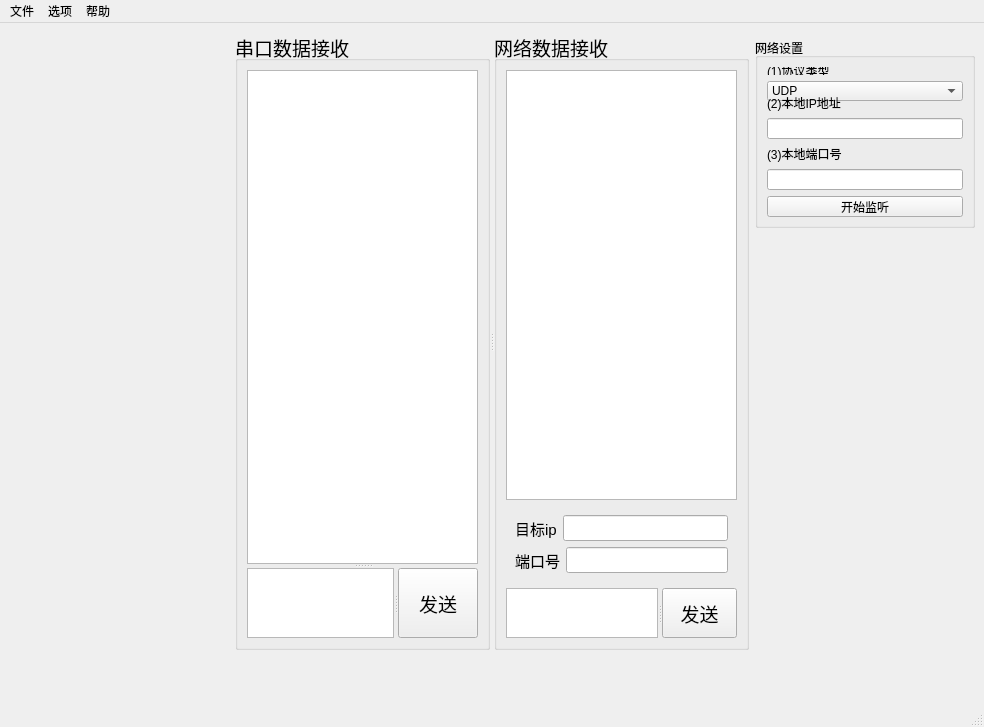
<?xml version="1.0" encoding="UTF-8"?>
<ui version="4.0">
 <class>MainWindow</class>
 <widget class="QMainWindow" name="MainWindow">
  <property name="geometry">
   <rect>
    <x>0</x>
    <y>0</y>
    <width>984</width>
    <height>722</height>
   </rect>
  </property>
  <property name="windowTitle">
   <string>串口调试助手</string>
  </property>
  <property name="windowIcon">
   <iconset resource="pic.qrc">
    <normaloff>:/png/dianaso.jpg</normaloff>:/png/dianaso.jpg</iconset>
  </property>
  <property name="styleSheet">
   <string notr="true">QMainWindow{
	


}</string>
  </property>
  <widget class="QWidget" name="centralwidget">
   <layout class="QVBoxLayout" name="verticalLayout_10">
    <item>
     <layout class="QHBoxLayout" name="horizontalLayout_3">
      <item>
       <layout class="QVBoxLayout" name="verticalLayout">
        <item>
         <widget class="portSettingForm" name="portSettingWidget" native="true">
          <property name="sizePolicy">
           <sizepolicy hsizetype="Fixed" vsizetype="Preferred">
            <horstretch>0</horstretch>
            <verstretch>0</verstretch>
           </sizepolicy>
          </property>
          <property name="minimumSize">
           <size>
            <width>220</width>
            <height>180</height>
           </size>
          </property>
          <property name="maximumSize">
           <size>
            <width>220</width>
            <height>200</height>
           </size>
          </property>
         </widget>
        </item>
        <item>
         <widget class="recevierSettingForm" name="reciverSettingWidgetLeft" native="true">
          <property name="sizePolicy">
           <sizepolicy hsizetype="Fixed" vsizetype="Preferred">
            <horstretch>0</horstretch>
            <verstretch>0</verstretch>
           </sizepolicy>
          </property>
          <property name="minimumSize">
           <size>
            <width>220</width>
            <height>180</height>
           </size>
          </property>
          <property name="maximumSize">
           <size>
            <width>220</width>
            <height>200</height>
           </size>
          </property>
         </widget>
        </item>
        <item>
         <widget class="senderSettingForm" name="senderSettingWidgetLeft" native="true">
          <property name="sizePolicy">
           <sizepolicy hsizetype="Fixed" vsizetype="Preferred">
            <horstretch>0</horstretch>
            <verstretch>0</verstretch>
           </sizepolicy>
          </property>
          <property name="minimumSize">
           <size>
            <width>220</width>
            <height>200</height>
           </size>
          </property>
          <property name="maximumSize">
           <size>
            <width>220</width>
            <height>200</height>
           </size>
          </property>
         </widget>
        </item>
       </layout>
      </item>
      <item>
       <widget class="QSplitter" name="splitter_3">
        <property name="sizePolicy">
         <sizepolicy hsizetype="Expanding" vsizetype="Expanding">
          <horstretch>0</horstretch>
          <verstretch>0</verstretch>
         </sizepolicy>
        </property>
        <property name="orientation">
         <enum>Qt::Horizontal</enum>
        </property>
        <widget class="QGroupBox" name="groupBox">
         <property name="sizePolicy">
          <sizepolicy hsizetype="Expanding" vsizetype="Expanding">
           <horstretch>1</horstretch>
           <verstretch>0</verstretch>
          </sizepolicy>
         </property>
         <property name="font">
          <font>
           <pointsize>14</pointsize>
          </font>
         </property>
         <property name="title">
          <string>串口数据接收</string>
         </property>
         <layout class="QVBoxLayout" name="verticalLayout_2">
          <item>
           <widget class="QSplitter" name="splitter_2">
            <property name="orientation">
             <enum>Qt::Vertical</enum>
            </property>
            <widget class="QTextBrowser" name="portTextBrowser">
             <property name="sizePolicy">
              <sizepolicy hsizetype="Expanding" vsizetype="Expanding">
               <horstretch>1</horstretch>
               <verstretch>0</verstretch>
              </sizepolicy>
             </property>
             <property name="minimumSize">
              <size>
               <width>230</width>
               <height>460</height>
              </size>
             </property>
             <property name="maximumSize">
              <size>
               <width>16777215</width>
               <height>16777215</height>
              </size>
             </property>
             <property name="toolTip">
              <string>串口接收窗口</string>
             </property>
            </widget>
            <widget class="QSplitter" name="splitter">
             <property name="minimumSize">
              <size>
               <width>0</width>
               <height>10</height>
              </size>
             </property>
             <property name="maximumSize">
              <size>
               <width>1905</width>
               <height>71</height>
              </size>
             </property>
             <property name="orientation">
              <enum>Qt::Horizontal</enum>
             </property>
             <widget class="QTextEdit" name="portTextEdit">
              <property name="maximumSize">
               <size>
                <width>1800</width>
                <height>90</height>
               </size>
              </property>
              <property name="toolTip">
               <string>向串口发送信息</string>
              </property>
             </widget>
             <widget class="QPushButton" name="portMesButton">
              <property name="maximumSize">
               <size>
                <width>100</width>
                <height>70</height>
               </size>
              </property>
              <property name="toolTip">
               <string>发送</string>
              </property>
              <property name="text">
               <string>发送</string>
              </property>
             </widget>
            </widget>
           </widget>
          </item>
         </layout>
        </widget>
        <widget class="QGroupBox" name="groupBox_2">
         <property name="sizePolicy">
          <sizepolicy hsizetype="Expanding" vsizetype="Preferred">
           <horstretch>1</horstretch>
           <verstretch>0</verstretch>
          </sizepolicy>
         </property>
         <property name="font">
          <font>
           <pointsize>14</pointsize>
          </font>
         </property>
         <property name="title">
          <string>网络数据接收</string>
         </property>
         <layout class="QVBoxLayout" name="verticalLayout_9">
          <item>
           <layout class="QVBoxLayout" name="verticalLayout_8">
            <item>
             <widget class="QTextBrowser" name="netTextBrowser">
              <property name="minimumSize">
               <size>
                <width>230</width>
                <height>430</height>
               </size>
              </property>
              <property name="maximumSize">
               <size>
                <width>16777215</width>
                <height>16777215</height>
               </size>
              </property>
              <property name="toolTip">
               <string>网络接收窗口</string>
              </property>
             </widget>
            </item>
            <item>
             <widget class="QWidget" name="targetInfoWidget" native="true">
              <layout class="QVBoxLayout" name="verticalLayout_7">
               <item>
                <layout class="QVBoxLayout" name="verticalLayout_3">
                 <item>
                  <layout class="QHBoxLayout" name="horizontalLayout">
                   <item>
                    <widget class="QLabel" name="label_4">
                     <property name="font">
                      <font>
                       <pointsize>11</pointsize>
                      </font>
                     </property>
                     <property name="text">
                      <string>目标ip</string>
                     </property>
                    </widget>
                   </item>
                   <item>
                    <widget class="QLineEdit" name="hostIpLineEdit">
                     <property name="minimumSize">
                      <size>
                       <width>0</width>
                       <height>26</height>
                      </size>
                     </property>
                     <property name="maximumSize">
                      <size>
                       <width>300</width>
                       <height>26</height>
                      </size>
                     </property>
                     <property name="toolTip">
                      <string>目标ip地址</string>
                     </property>
                    </widget>
                   </item>
                  </layout>
                 </item>
                 <item>
                  <layout class="QHBoxLayout" name="horizontalLayout_2">
                   <item>
                    <widget class="QLabel" name="label_5">
                     <property name="font">
                      <font>
                       <pointsize>11</pointsize>
                      </font>
                     </property>
                     <property name="text">
                      <string>端口号</string>
                     </property>
                    </widget>
                   </item>
                   <item>
                    <widget class="QLineEdit" name="hostPortlineEdit">
                     <property name="minimumSize">
                      <size>
                       <width>0</width>
                       <height>26</height>
                      </size>
                     </property>
                     <property name="maximumSize">
                      <size>
                       <width>180</width>
                       <height>26</height>
                      </size>
                     </property>
                     <property name="toolTip">
                      <string>目标端口号</string>
                     </property>
                    </widget>
                   </item>
                  </layout>
                 </item>
                </layout>
               </item>
              </layout>
             </widget>
            </item>
            <item>
             <widget class="QSplitter" name="splitter_4">
              <property name="minimumSize">
               <size>
                <width>0</width>
                <height>50</height>
               </size>
              </property>
              <property name="maximumSize">
               <size>
                <width>1880</width>
                <height>50</height>
               </size>
              </property>
              <property name="orientation">
               <enum>Qt::Horizontal</enum>
              </property>
              <widget class="QTextEdit" name="netTextEdit">
               <property name="minimumSize">
                <size>
                 <width>0</width>
                 <height>30</height>
                </size>
               </property>
               <property name="maximumSize">
                <size>
                 <width>1800</width>
                 <height>50</height>
                </size>
               </property>
               <property name="toolTip">
                <string>向网络接口发送信息</string>
               </property>
              </widget>
              <widget class="QPushButton" name="netMesButton">
               <property name="sizePolicy">
                <sizepolicy hsizetype="Fixed" vsizetype="Fixed">
                 <horstretch>0</horstretch>
                 <verstretch>0</verstretch>
                </sizepolicy>
               </property>
               <property name="minimumSize">
                <size>
                 <width>0</width>
                 <height>30</height>
                </size>
               </property>
               <property name="maximumSize">
                <size>
                 <width>75</width>
                 <height>50</height>
                </size>
               </property>
               <property name="toolTip">
                <string>发送</string>
               </property>
               <property name="text">
                <string>发送</string>
               </property>
              </widget>
             </widget>
            </item>
           </layout>
          </item>
         </layout>
        </widget>
       </widget>
      </item>
      <item>
       <layout class="QVBoxLayout" name="verticalLayout_6">
        <item>
         <widget class="QGroupBox" name="groupBox_3">
          <property name="sizePolicy">
           <sizepolicy hsizetype="Fixed" vsizetype="Preferred">
            <horstretch>0</horstretch>
            <verstretch>0</verstretch>
           </sizepolicy>
          </property>
          <property name="maximumSize">
           <size>
            <width>220</width>
            <height>190</height>
           </size>
          </property>
          <property name="title">
           <string>网络设置</string>
          </property>
          <layout class="QVBoxLayout" name="verticalLayout_5">
           <item>
            <layout class="QVBoxLayout" name="verticalLayout_4">
             <item>
              <widget class="QLabel" name="label">
               <property name="text">
                <string>(1)协议类型</string>
               </property>
              </widget>
             </item>
             <item>
              <widget class="QComboBox" name="comboBox">
               <property name="minimumSize">
                <size>
                 <width>15</width>
                 <height>20</height>
                </size>
               </property>
               <item>
                <property name="text">
                 <string>UDP</string>
                </property>
               </item>
               <item>
                <property name="text">
                 <string>TCP server</string>
                </property>
               </item>
               <item>
                <property name="text">
                 <string>TCP client</string>
                </property>
               </item>
               <item>
                <property name="text">
                 <string>modbus master</string>
                </property>
               </item>
              </widget>
             </item>
            </layout>
           </item>
           <item>
            <widget class="QLabel" name="label_2">
             <property name="text">
              <string>(2)本地IP地址</string>
             </property>
            </widget>
           </item>
           <item>
            <widget class="QLineEdit" name="ipLineEdit"/>
           </item>
           <item>
            <widget class="QLabel" name="label_3">
             <property name="text">
              <string>(3)本地端口号</string>
             </property>
            </widget>
           </item>
           <item>
            <widget class="QLineEdit" name="portLineEdit"/>
           </item>
           <item>
            <widget class="QPushButton" name="netSettingButton">
             <property name="toolTip">
              <string>连接所选的网络ip地址和端口号</string>
             </property>
             <property name="toolTipDuration">
              <number>1000</number>
             </property>
             <property name="text">
              <string>开始监听</string>
             </property>
             <property name="icon">
              <iconset resource="pic.qrc">
               <normaloff>:/png/open.png</normaloff>:/png/open.png</iconset>
             </property>
            </widget>
           </item>
          </layout>
         </widget>
        </item>
        <item>
         <widget class="recevierSettingForm" name="recevierSettingWidgetRight" native="true">
          <property name="sizePolicy">
           <sizepolicy hsizetype="Fixed" vsizetype="Preferred">
            <horstretch>0</horstretch>
            <verstretch>0</verstretch>
           </sizepolicy>
          </property>
          <property name="minimumSize">
           <size>
            <width>220</width>
            <height>180</height>
           </size>
          </property>
          <property name="maximumSize">
           <size>
            <width>220</width>
            <height>190</height>
           </size>
          </property>
         </widget>
        </item>
        <item>
         <widget class="senderSettingForm" name="senderSettingWidgetRight" native="true">
          <property name="sizePolicy">
           <sizepolicy hsizetype="Fixed" vsizetype="Preferred">
            <horstretch>0</horstretch>
            <verstretch>0</verstretch>
           </sizepolicy>
          </property>
          <property name="minimumSize">
           <size>
            <width>220</width>
            <height>200</height>
           </size>
          </property>
          <property name="maximumSize">
           <size>
            <width>220</width>
            <height>200</height>
           </size>
          </property>
         </widget>
        </item>
       </layout>
      </item>
     </layout>
    </item>
    <item>
     <widget class="statusBarForm" name="statusWidget" native="true">
      <property name="minimumSize">
       <size>
        <width>930</width>
        <height>40</height>
       </size>
      </property>
     </widget>
    </item>
   </layout>
  </widget>
  <widget class="QMenuBar" name="menubar">
   <property name="geometry">
    <rect>
     <x>0</x>
     <y>0</y>
     <width>984</width>
     <height>23</height>
    </rect>
   </property>
   <widget class="QMenu" name="menu">
    <property name="title">
     <string>文件</string>
    </property>
    <addaction name="action"/>
    <addaction name="action_2"/>
    <addaction name="action_3"/>
   </widget>
   <widget class="QMenu" name="menu_2">
    <property name="title">
     <string>选项</string>
    </property>
    <addaction name="actionEnglish"/>
    <addaction name="action_4"/>
    <addaction name="action_5"/>
   </widget>
   <widget class="QMenu" name="menu_3">
    <property name="title">
     <string>帮助</string>
    </property>
    <addaction name="action_6"/>
    <addaction name="action_7"/>
   </widget>
   <addaction name="menu"/>
   <addaction name="menu_2"/>
   <addaction name="menu_3"/>
  </widget>
  <widget class="QStatusBar" name="statusbar"/>
  <action name="action">
   <property name="text">
    <string>保存配置</string>
   </property>
  </action>
  <action name="action_2">
   <property name="text">
    <string>读取配置</string>
   </property>
  </action>
  <action name="action_3">
   <property name="text">
    <string>退出</string>
   </property>
  </action>
  <action name="actionEnglish">
   <property name="text">
    <string>English</string>
   </property>
  </action>
  <action name="action_4">
   <property name="text">
    <string>中文</string>
   </property>
  </action>
  <action name="action_5">
   <property name="text">
    <string>复位计数</string>
   </property>
  </action>
  <action name="action_6">
   <property name="text">
    <string>关于</string>
   </property>
  </action>
  <action name="action_7">
   <property name="text">
    <string>访问站点</string>
   </property>
  </action>
 </widget>
 <customwidgets>
  <customwidget>
   <class>portSettingForm</class>
   <extends>QWidget</extends>
   <header location="global">portsettingform.h</header>
   <container>1</container>
  </customwidget>
  <customwidget>
   <class>recevierSettingForm</class>
   <extends>QWidget</extends>
   <header location="global">receviersettingform.h</header>
   <container>1</container>
  </customwidget>
  <customwidget>
   <class>senderSettingForm</class>
   <extends>QWidget</extends>
   <header location="global">sendersettingform.h</header>
   <container>1</container>
  </customwidget>
  <customwidget>
   <class>statusBarForm</class>
   <extends>QWidget</extends>
   <header location="global">statusbarform.h</header>
   <container>1</container>
  </customwidget>
 </customwidgets>
 <resources>
  <include location="pic.qrc"/>
 </resources>
 <connections/>
</ui>
